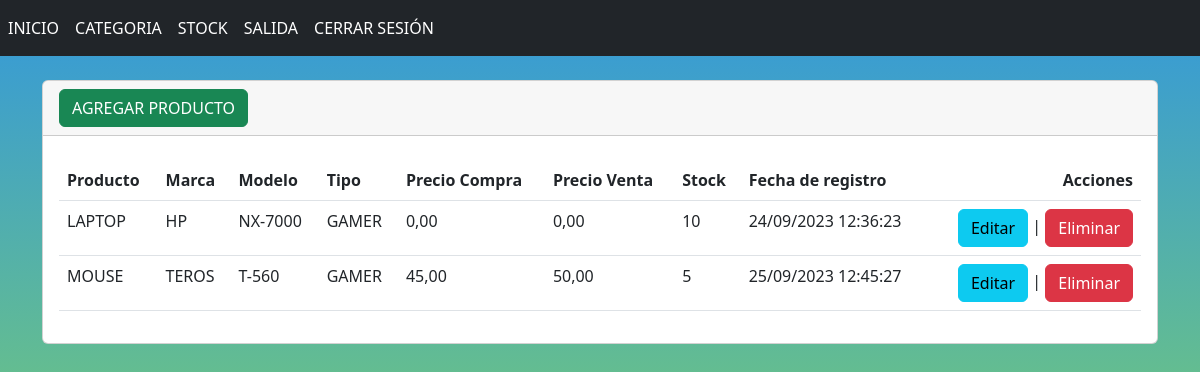
The app's page /ListarSTOCK/ with its own data.
### stock/models.py (models this page shows, shortened)
class StockTienda(models.Model):
    producto = models.ForeignKey(Producto, on_delete=models.CASCADE)
    marca = models.ForeignKey(Marca, on_delete=models.CASCADE)
    modelo = models.ForeignKey(Modelo, on_delete=models.CASCADE)
    tipo = models.ForeignKey(Tipo, on_delete=models.CASCADE)
    precio_compra = models.DecimalField(max_digits=8, decimal_places=2)
    Precio_venta = models.DecimalField(max_digits=8, decimal_places=2)
    stock = models.IntegerField( default=0)
    fecha_registro = models.DateTimeField(auto_now_add=True)

### categorias/models.py (models this page shows, shortened)
class Producto(models.Model):
    N_producto = models.CharField(max_length=200, unique=True)

class Marca(models.Model):
    N_marca = models.CharField(max_length=100, unique=True)

class Modelo(models.Model):
    N_modelo = models.CharField(max_length=200, unique=True)

class Tipo(models.Model):
    N_tipo = models.CharField(max_length=200)

### stock/views.py (the view)
# urls.py: path('ListarSTOCK/',ListarStock,name='ListarSTOCK'),
def ListarStock (request):
    stocktienda = StockTienda.objects.all()
    contenido = {'stocktienda':stocktienda}
    return render(request,'ListarStock.html',contenido)

### templates/ListarStock.html (shortened to what this page needs)
{% extends "base1.html" %}
{% block contenido %}
<br>
<div class="card">
    <div class="card-header">
        <a name="" id="" class="btn btn-success" href="{% url 'AgregarSTOCK' %}" role="button">AGREGAR PRODUCTO</a>
    </div>
    <div class="card-body">
        <table class="table">
            <thead>
                <tr>
                    <th>Producto</th>
                    <th>Marca</th>
                    <th>Modelo</th>
                    <th>Tipo</th>
                    <th>Precio Compra</th>
                    <th>Precio Venta</th>
                    <th>Stock</th>
                    <th>Fecha de registro</th>
                    <th style="text-align: right;">Acciones</th>
                </tr>
            </thead>
            <tbody>
                {% for StockTienda in stocktienda %}
                <tr>
                    <td>{{ StockTienda.producto.N_producto}}</td>
                    <td>{{ StockTienda.marca.N_marca }}</td>
                    <td>{{ StockTienda.modelo.N_modelo }}</td>
                    <td>{{ StockTienda.tipo.N_tipo }}</td>
                    <td>{{ StockTienda.precio_compra }}</td>
                    <td>{{ StockTienda.Precio_venta }}</td>
                    <td>{{ StockTienda.stock}}</td>
                    <td>{{ StockTienda.fecha_registro|date:"d/m/Y H:i:s" }}</td>
                    <td style="text-align: right;">
                        <a name="" id="" class="btn btn-info" href="{% url 'EditarSTOCK' StockTienda.id%}" role="button">Editar</a>
                        |
                        <a name="" id="" class="btn btn-danger" href="{% url 'EliminarSTOCK' StockTienda.id%}" role="button">Eliminar</a>
                    </td>
                </tr>
                {% endfor %}
            </tbody>
        </table>
    </div>
</div>
{% endblock %}

### templates/base1.html (style rules this page uses)
body::before { content: ""; position: fixed; top: 0; left: 0; width: 100%; height: 100%; background: linear-gradient(to bottom, #3498db, #9ae73c); z-index: -1; }

### records on screen
StockTienda: producto.N_producto "LAPTOP", marca.N_marca "HP", modelo.N_modelo "NX-7000", tipo.N_tipo "GAMER", precio_compra "0,00", Precio_venta "0,00", stock "10", fecha_registro "24/09/2023 12:36:23"
StockTienda: producto.N_producto "MOUSE", marca.N_marca "TEROS", modelo.N_modelo "T-560", tipo.N_tipo "GAMER", precio_compra "45,00", Precio_venta "50,00", stock "5", fecha_registro "25/09/2023 12:45:27"
